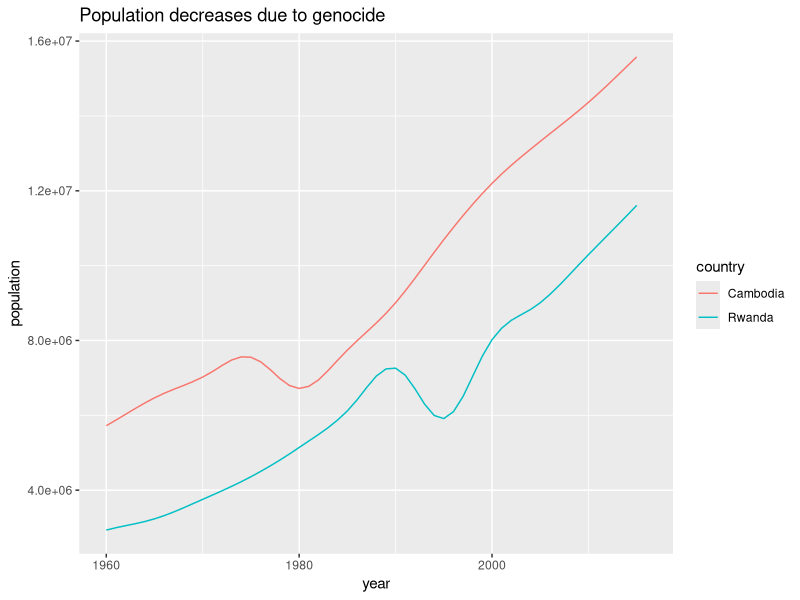

The R script that drew this image:
## ---- chunk 1
library(dslabs)
library(tidyverse)
library(gtools)

data("gapminder")

gapminder %>% filter(country %in% c("Cambodia", "Rwanda")) %>% 
  group_by(country) %>% 
  ggplot(aes(x = year, y = population, color = country)) + geom_line() + 
  ggtitle("Population decreases due to genocide") + xlab("year") +
  ylab("population")
